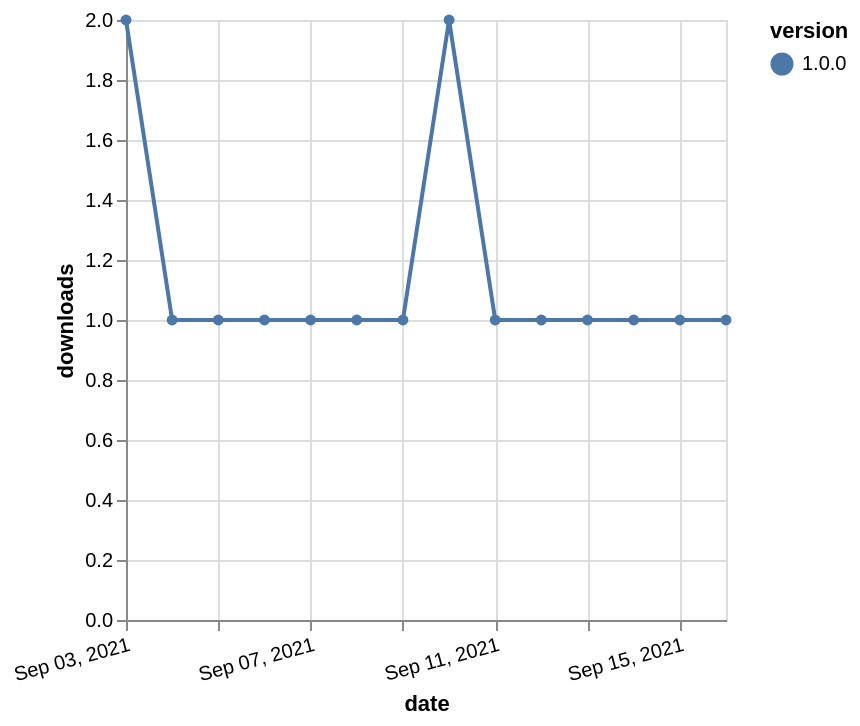

Vega-Lite specification for this chart:
### Vega-Lite specification from a JSON file in a GitHub repository (floating-point values rounded to 4 significant figures)
{"$schema": "https://vega.github.io/schema/vega-lite/v5.json", "description": "A simple bar chart with embedded data.", "data": {"values": [{"date": "2021-09-03", "total": 118, "delta": 2, "version": "1.0.0"}, {"date": "2021-09-04", "total": 119, "delta": 1, "version": "1.0.0"}, {"date": "2021-09-05", "total": 120, "delta": 1, "version": "1.0.0"}, {"date": "2021-09-06", "total": 121, "delta": 1, "version": "1.0.0"}, {"date": "2021-09-07", "total": 122, "delta": 1, "version": "1.0.0"}, {"date": "2021-09-08", "total": 123, "delta": 1, "version": "1.0.0"}, {"date": "2021-09-09", "total": 124, "delta": 1, "version": "1.0.0"}, {"date": "2021-09-10", "total": 126, "delta": 2, "version": "1.0.0"}, {"date": "2021-09-11", "total": 127, "delta": 1, "version": "1.0.0"}, {"date": "2021-09-12", "total": 128, "delta": 1, "version": "1.0.0"}, {"date": "2021-09-13", "total": 129, "delta": 1, "version": "1.0.0"}, {"date": "2021-09-14", "total": 130, "delta": 1, "version": "1.0.0"}, {"date": "2021-09-15", "total": 131, "delta": 1, "version": "1.0.0"}, {"date": "2021-09-16", "total": 132, "delta": 1, "version": "1.0.0"}]}, "width": "container", "mark": {"type": "line", "point": {"filled": true}}, "encoding": {"x": {"field": "date", "type": "temporal", "timeUnit": "yearmonthdate", "title": "date", "axis": {"labelAngle": -15}}, "y": {"field": "delta", "type": "quantitative", "title": "downloads"}, "color": {"field": "version", "type": "nominal"}, "tooltip": {"field": "delta"}}}
